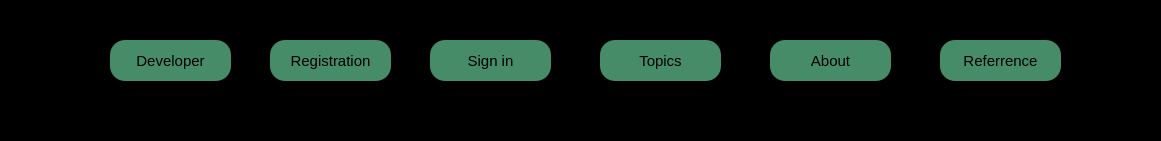
          <widget class="QFrame" name="frame_8">
           <property name="geometry">
            <rect>
             <x>0</x>
             <y>4360</y>
             <width>1161</width>
             <height>141</height>
            </rect>
           </property>
           <property name="styleSheet">
            <string notr="true">background:	#000000</string>
           </property>
           <property name="frameShape">
            <enum>QFrame::StyledPanel</enum>
           </property>
           <property name="frameShadow">
            <enum>QFrame::Raised</enum>
           </property>
           <widget class="QPushButton" name="developer_button_main">
            <property name="geometry">
             <rect>
              <x>110</x>
              <y>40</y>
              <width>121</width>
              <height>41</height>
             </rect>
            </property>
            <property name="styleSheet">
             <string notr="true">QPushButton
{
font-size:15px;
background:rgb(70, 140, 104);
border-radius:15px;
}

QPushButton:hover
{
color:white;
border-radius:20px;
background:rgb(85, 170, 255);
}</string>
            </property>
            <property name="text">
             <string>Developer</string>
            </property>
           </widget>
           <widget class="QPushButton" name="registration_copy_button">
            <property name="geometry">
             <rect>
              <x>270</x>
              <y>40</y>
              <width>121</width>
              <height>41</height>
             </rect>
            </property>
            <property name="styleSheet">
             <string notr="true">QPushButton
{
font-size:15px;
background:rgb(70, 140, 104);
border-radius:15px;
}

QPushButton:hover
{
color:white;
border-radius:20px;
background:rgb(85, 170, 255);
}</string>
            </property>
            <property name="text">
             <string>Registration</string>
            </property>
           </widget>
           <widget class="QPushButton" name="signin_copy">
            <property name="geometry">
             <rect>
              <x>430</x>
              <y>40</y>
              <width>121</width>
              <height>41</height>
             </rect>
            </property>
            <property name="styleSheet">
             <string notr="true">QPushButton
{
font-size:15px;
background:rgb(70, 140, 104);
border-radius:15px;
}

QPushButton:hover
{
color:white;
border-radius:20px;
background:rgb(85, 170, 255);
}</string>
            </property>
            <property name="text">
             <string>Sign in</string>
            </property>
           </widget>
           <widget class="QPushButton" name="Topic_copy">
            <property name="geometry">
             <rect>
              <x>600</x>
              <y>40</y>
              <width>121</width>
              <height>41</height>
             </rect>
            </property>
            <property name="styleSheet">
             <string notr="true">QPushButton
{
font-size:15px;
background:rgb(70, 140, 104);
border-radius:15px;
}

QPushButton:hover
{
color:white;
border-radius:20px;
background:rgb(85, 170, 255);
}</string>
            </property>
            <property name="text">
             <string>Topics</string>
            </property>
           </widget>
           <widget class="QPushButton" name="About_copy">
            <property name="geometry">
             <rect>
              <x>770</x>
              <y>40</y>
              <width>121</width>
              <height>41</height>
             </rect>
            </property>
            <property name="styleSheet">
             <string notr="true">QPushButton
{
font-size:15px;
background:rgb(70, 140, 104);
border-radius:15px;
}

QPushButton:hover
{
color:white;
border-radius:20px;
background:rgb(85, 170, 255);
}</string>
            </property>
            <property name="text">
             <string>About</string>
            </property>
           </widget>
           <widget class="QPushButton" name="refer_copy">
            <property name="geometry">
             <rect>
              <x>940</x>
              <y>40</y>
              <width>121</width>
              <height>41</height>
             </rect>
            </property>
            <property name="styleSheet">
             <string notr="true">QPushButton
{
font-size:15px;
background:rgb(70, 140, 104);
border-radius:15px;
}

QPushButton:hover
{
color:white;
border-radius:20px;
background:rgb(85, 170, 255);
}</string>
            </property>
            <property name="text">
             <string>Referrence</string>
            </property>
           </widget>
          </widget>
